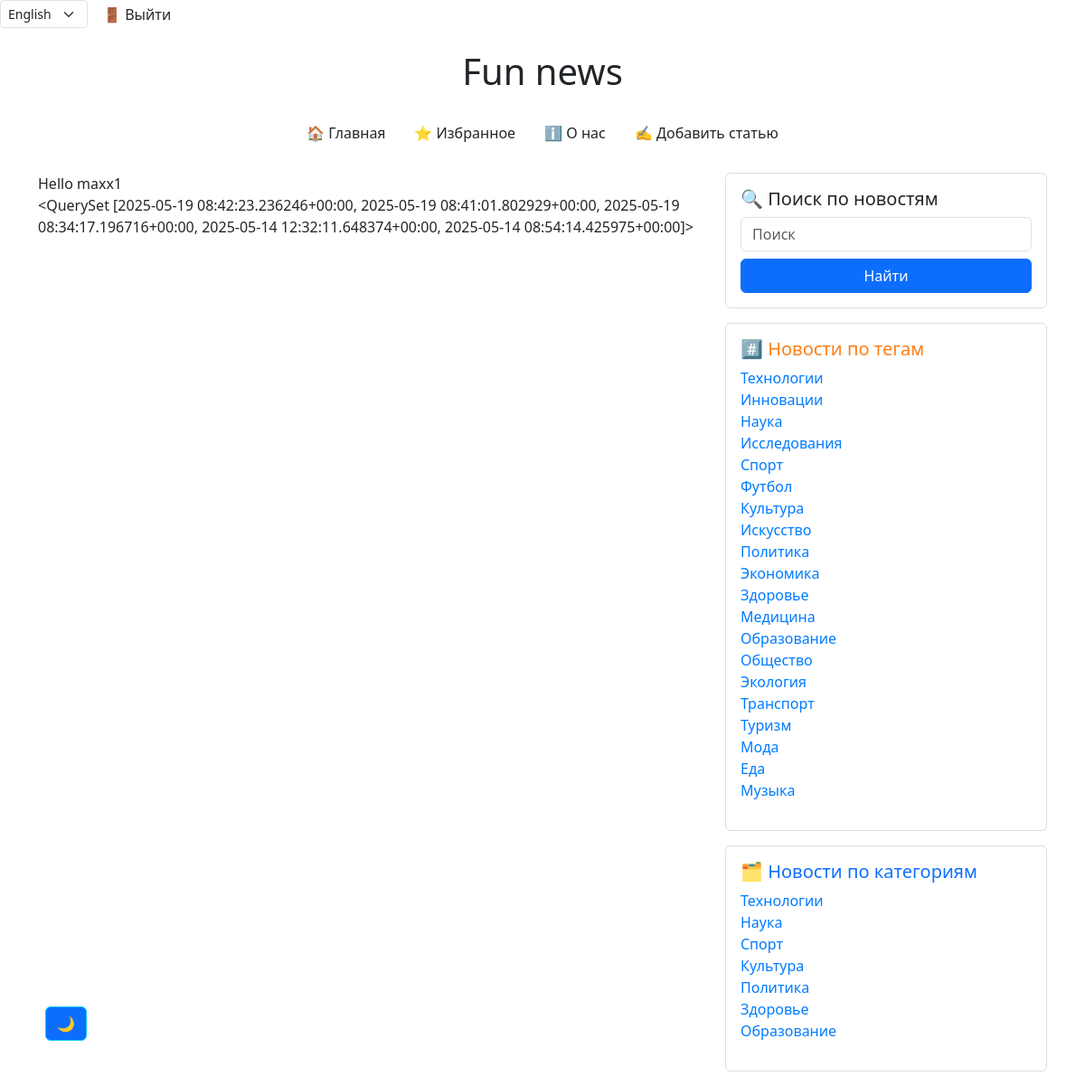
Screenshot of /profiles/user_activities/ (signed in) with the database file from the repository.
### profiles/models.py (models this page shows, shortened)
class Profile(models.Model):
    user = models.OneToOneField(User, on_delete=models.CASCADE)
    avatar = models.ImageField(upload_to='avatars', null=True, blank=True)
    username = models.CharField(max_length=80, null=True, blank=True)

### news/models.py (models this page shows, shortened)
class Tag(models.Model):
    name = models.CharField(max_length=255, unique=True)
    class Meta:
        verbose_name = 'Тег'  # единственное число для отображения в админке
        verbose_name_plural = 'Теги'  # мн. число для отображения в админке

class Category(models.Model):
    name = models.CharField(max_length=255, unique=True)
    class Meta:
        verbose_name = 'Категория'  # единственное число для отображения в админке
        verbose_name_plural = 'Категории'  # мн. число для отображения в админке

### profiles/views.py (the view)
# urls.py: path('user_activities/', user_activities, name='user_activities'),
def user_activities(request):
    username = request.user.username
    all_tags = Tag.objects.all()
    all_categories = Category.objects.all()
    user_action = LogEntry.objects.filter(user_id=request.user.id)
    context = {
        'username': username,
        'all_tags': all_tags,
        'all_categories': all_categories,
        'user_action': user_action,
    }
    return render(request, 'profiles/user_activities.html', context=context)

### news/context_processors.py (called while the page is built)
def global_settings(request):
    if cache.get('favourite_count') is None:
        cache.set('favourite_count', Favourite.objects.count(), 60 * 15)
    if cache.get('like_count') is None:
        cache.set('like_count', Like.objects.count(), 60 * 15)
    if cache.get('articles_count') is None:
        cache.set('articles_count', Article.objects.count(), 60 * 15)
    if cache.get('all_tags_count') is None:
        cache.set('all_tags_count', Tag.objects.count(), 60 * 15)
    if cache.get('all_categories_count') is None:
        cache.set('all_categories_count', Category.objects.count(), 60 * 15)
    return {
        'favourites_count': cache.get('favourite_count'),
        'likes_count': cache.get('like_count'),
        'articles_count': cache.get('articles_count'),
    }

### profiles/templates/profiles/user_activities.html (shortened to what this page needs)
{% extends 'news/base.html' %}
{% block content %}
    <a>Hello {{ user.profile.username }}</a> <br>
    {{ user_action }}
{% endblock %}

### news/templates/news/base.html (shortened to what this page needs)
{% load static %}
{% load i18n %}
<!DOCTYPE html>
<html lang="ru">
<head>
    <link href="https://cdn.jsdelivr.net/npm/bootstrap@5.3.0/dist/css/bootstrap.min.css" rel="stylesheet">
    <link href="https://cdn.jsdelivr.net/npm/aos@2.3.4/dist/aos.css" rel="stylesheet">
    <link rel="stylesheet" href="https://unpkg.com/leaflet@1.9.4/dist/leaflet.css"/>
    <link rel="stylesheet" type="text/css" href="{% static 'css/style.css' %}">
</head>
<body>
    <div class="d-flex align-items-center">
    <form action="{% url 'set_language' %}" method="post" class="d-inline me-3">
        {% get_current_language as LANGUAGE_CODE %}
        <select name="language" onchange="this.form.submit()" class="form-select form-select-sm d-inline w-auto">
            {% get_available_languages as LANGUAGES %}
            {% for code, name in LANGUAGES %}
                <option value="{{ code }}" {% if code == LANGUAGE_CODE %}selected{% endif %}>
                    {{ name }}
                </option>
            {% endfor %}
        </select>
    </form>
    {% if user.is_authenticated %}
    <form method="post" action="{% url 'account_logout' %}" style="display: inline;">
        <button type="submit" class="btn btn-link p-0" style="color: inherit; text-decoration: none;">
            {% trans '🚪 Выйти' %}
        </button>
    </form>
{% else %}
    <a class="nav-link me-2" href="{% url 'account_login' %}">{% trans '🔑 Авторизация' %}</a>
    <a class="nav-link me-2"> / </a>
    <a class="nav-link" href="{% url 'account_signup' %}">{% trans '➕ Регистрация' %}</a>
{% endif %}
    </div>
    <div class="container mt-4">
    <h1 class="text-center mb-4">Fun news</h1>
    <button id="theme-toggle" class="btn btn-outline-info">🌙</button>
    <nav class="mb-4">
        <ul class="nav justify-content-center">
            {% if not request.path == '/news/' %}
                <li class="nav-item">
                    <a class="nav-link" href="{% url 'news:catalog' %}">{% trans '🏠 Главная' %}</a>
                </li>
            {% endif %}
            {% if user.is_authenticated %}
                <li class="nav-item">
                    <a class="nav-link" href="{% url 'news:favourites' %}">{% trans '⭐ Избранное' %}</a>
                </li>
            {% else %}
                <li class="nav-item">
                    <a class="nav-link disabled" href="#" tabindex="-1" aria-disabled="true">{% trans '⭐ Избранное' %}</a>
                </li>
            {% endif %}
            <li class="nav-item">
                <a class="nav-link" href="{% url 'news:about' %}">{% trans 'ℹ️ О нас' %}</a>
            </li>
            {% if user.is_authenticated %}
                <li class="nav-item">
                    <a class="nav-link" href="{% url 'news:add_article' %}">{% trans '✍️ Добавить статью' %}</a>
                </li>
            {% else %}
                <li class="nav-item">
                    <a class="nav-link disabled" href="#" tabindex="-1" aria-disabled="true">{% trans '✍️ Добавить статью' %}</a>
                </li>
            {% endif %}
        </ul>
    </nav>
    <div class="row">
    <div class="col-md-8">
        {% block content %}{% endblock %}
    </div>
    {% if user.is_authenticated %}
    {% if all_tags and all_categories %}
    <aside class="col-md-4">
        <div class="card mb-3 p-3">
            <h5>{% trans '🔍 Поиск по новостям' %}</h5>
            <form method="get" action="{% url 'news:search_news' %}" class="d-flex flex-column">
                <input type="text" name="text" class="form-control mb-2" placeholder= {% trans 'Поиск' %} required>
                <button type="submit" class="btn btn-primary">{% trans 'Найти' %}</button>
            </form>
        </div>
        <div class="card mb-3 p-3">
            <h5 class="tag-title">{% trans '#️⃣ Новости по тегам' %}</h5>
            {% if all_tags %}
                <ul class="list-unstyled">
                    {% for tag in all_tags %}
                        <li><a href="{% url 'news:news_by_tag' tag.name %}">{{ tag.name }}</a></li>
                    {% endfor %}
                </ul>
            {% else %}
                <p>{% trans '😕 Нет доступных тегов.' %}</p>
            {% endif %}
        </div>
        <div class="card mb-3 p-3">
            <h5 class="category-title">{% trans '🗂️ Новости по категориям' %}</h5>
            {% if all_categories %}
                <ul class="list-unstyled">
                    {% for category in all_categories %}
                        <li><a href="{% url 'news:news_by_category' category.name %}">{{ category.name }}</a></li>
                    {% endfor %}
                </ul>
            {% else %}
                <p>{% trans '😕 Нет доступных категорий.' %}</p>
            {% endif %}
            {% endif %}
        </div>
    </aside>
  {%  endif %}
    </div>
    </div>
</body>
</html>

### static/css/style.css (style rules this page uses)
.card { background-color: #ffffff; border: 1px solid #ddd; }
a { color: #007bff; text-decoration: none; }
.nav-link { color: #212529; }
h1, h5 { color: #212529; }
#theme-toggle { position: fixed; bottom: 50px; left: 50px; }
.card .category-title { color: #0d6efd; }
.card .tag-title { color: #fd7e14; }
.nav-link { color: inherit; transition: color 0.3s; }
.btn-link { color: inherit; text-decoration: none; }

### rows the page displays
Tag: name "Технологии"
Tag: name "Инновации"
Tag: name "Наука"
Tag: name "Исследования"
Tag: name "Спорт"
Tag: name "Футбол"
Tag: name "Культура"
Tag: name "Искусство"
Tag: name "Политика"
Tag: name "Экономика"
Tag: name "Здоровье"
Tag: name "Медицина"
Tag: name "Образование"
Tag: name "Общество"
Tag: name "Экология"
Tag: name "Транспорт"
Tag: name "Туризм"
Tag: name "Мода"
Tag: name "Еда"
Tag: name "Музыка"
Category: name "Технологии"
Category: name "Наука"
Category: name "Спорт"
Category: name "Культура"
Category: name "Политика"
Category: name "Здоровье"
Category: name "Образование"

### other values shown
{{ user.profile.username }} "maxx1"
{{ user_action }} "<QuerySet [2025-05-19 08:42:23.236246+00:00, 2025-05-19 08:41:01.802929+00:00, 2025-05-19 08:34:17.196716+00:00, 2025-05-14 12:32:11.648374+00:00, 2025-05-14 08:54:14.425975+00:00]>"
form field language "English"
